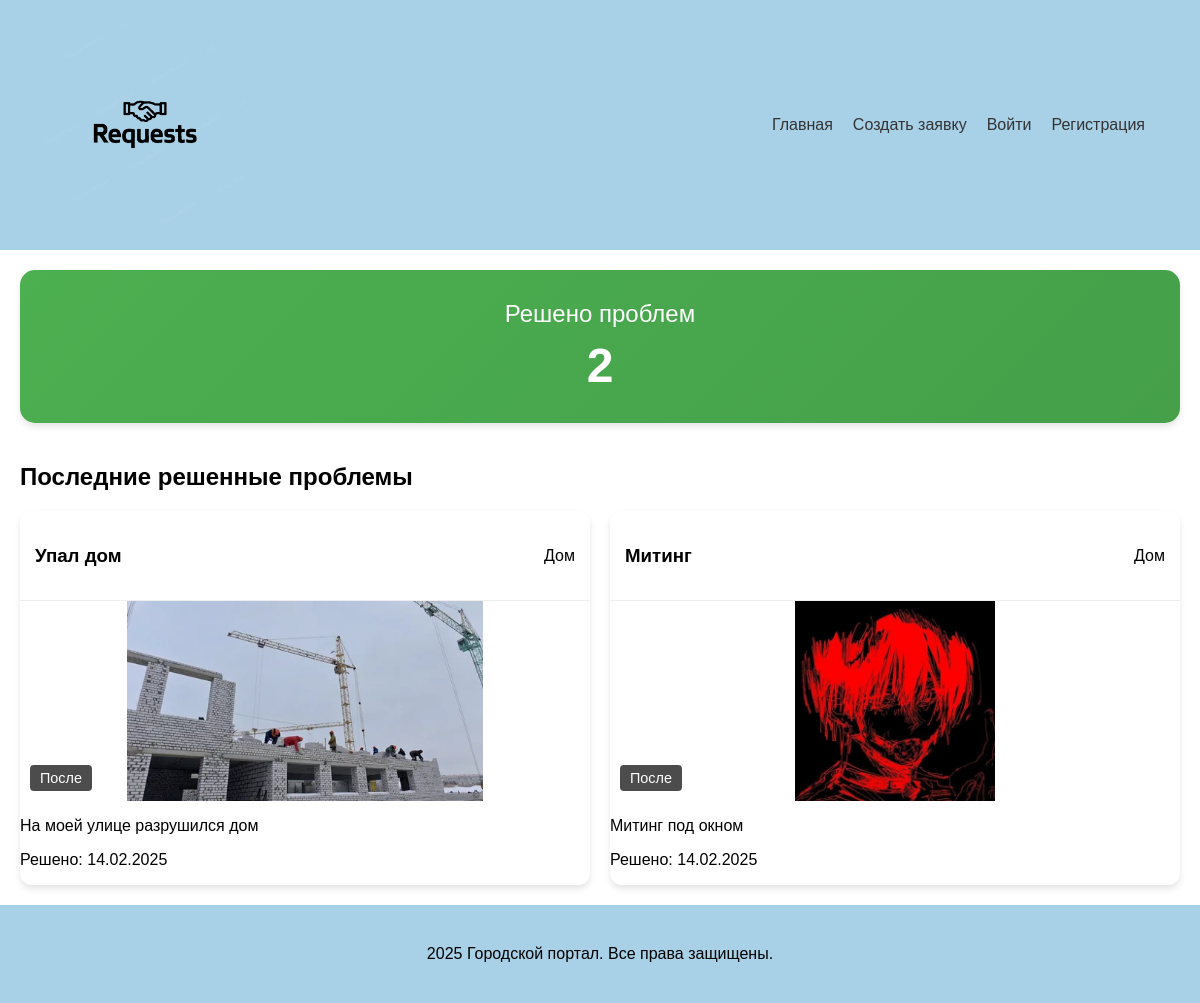
The app's page /, older data.
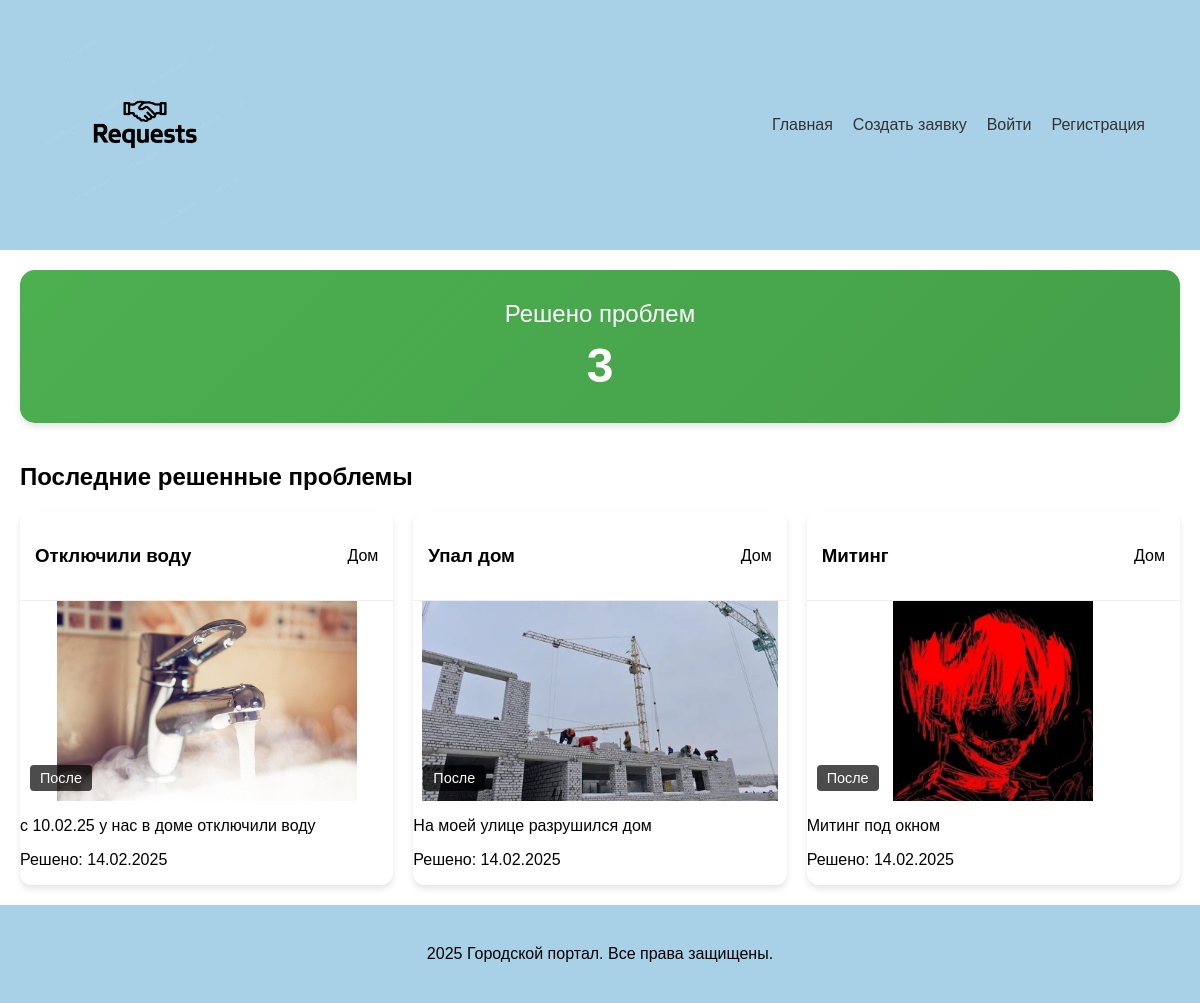
The same page, newer data.
### app/models.py (models this page shows, shortened)
class Problem(models.Model):
    STATUS_CHOICES = [
        ('pending', 'На рассмотрении'),
        ('approved', 'Одобрена'),
        ('rejected', 'Отклонена'),
        ('solved', 'Решена'),
    ]
    CATEGORY_CHOICES = [
        ('repair', 'Ремонт'),
        ('cleaning', 'Уборка'),
        ('improvement', 'Благоустройство'),
        ('other', 'Другое'),
    ]
    user = models.ForeignKey(CustomUser, on_delete=models.SET_NULL, null=True, blank=True, related_name='problems')
    category = models.ForeignKey(Category, on_delete=models.CASCADE)
    title = models.CharField(max_length=200)
    description = models.TextField(null=True, blank=True)
    image_before = models.ImageField(upload_to='images/')
    image_after = models.ImageField(upload_to='images/', null=True, blank=True)
    status = models.CharField(max_length=20, choices=STATUS_CHOICES, default='pending')
    rejection_reason = models.TextField(null=True, blank=True)
    created_at = models.DateTimeField(auto_now_add=True)
    updated_at = models.DateTimeField(auto_now=True)
    is_solved = models.BooleanField(default=False)
    class Meta:
        ordering = ['-created_at']

class Category(models.Model):
    name = models.CharField(max_length=100)

### app/views.py (the view)
# urls.py: path('', views.index, name='index'),
def index(request):
    solved_problems = Problem.objects.filter(status='solved').order_by('-created_at')[:4]
    solved_count = Problem.objects.filter(status='solved').count()
    return render(request, 'app/index.html', {
        'solved_problems': solved_problems,
        'solved_count': solved_count
    })

### app/templates/app/index.html (shortened to what this page needs)
{% extends 'app/base.html' %}
{% block content %}
<div class="container">
    <div class="stats-section">
        <div class="stats-card">
            <h2>Решено проблем</h2>
            <div class="counter" id="solvedCounter">{{ solved_count }}</div>
        </div>
    </div>
    <div class="recent-solutions">
        <h2>Последние решенные проблемы</h2>
        <div class="solutions-grid">
            {% for problem in solved_problems %}
            <div class="solution-card">
                <div class="solution-header">
                    <h3>{{ problem.title }}</h3>
                    <span class="category-badge">{{ problem.category.name }}</span>
                </div>
                <div class="solution-images">
                    <div class="image-comparison">
                        <div class="image-wrapper after">
                            <span class="image-label">После</span>
                        </div>
                    </div>
                </div>
                <div class="solution-info">
                    <p class="solution-description">{{ problem.description }}</p>
                    <p class="solution-date">Решено: {{ problem.updated_at|date:"d.m.Y" }}</p>
                </div>
            </div>
            {% endfor %}
        </div>
    </div>
</div>
{% endblock %}

### app/templates/app/base.html (shortened to what this page needs)
<!DOCTYPE html>
<html lang="ru">
<head>
    {% load static %}
    <link rel="stylesheet" href="{% static 'app/styles.css' %}">
</head>
<body>
    <header class="header">
        <div class="container">
            <div class="logo">
                <img src="{% static 'app/img/black_on_trans.png' %}" alt="Городской портал">
            </div>
            <nav class="nav">
                <a href="{% url 'index' %}">Главная</a>
                <a href="{% url 'create_application' %}">Создать заявку</a>
                {% if user.is_authenticated %}
                <a href="{% url 'lk' %}">Личный кабинет</a>
                <a href="{% url 'logout' %}">Выйти</a>
                {% else %}
                <a href="{% url 'authorization' %}">Войти</a>
                <a href="{% url 'registration' %}">Регистрация</a>
                {% endif %}
            </nav>
        </div>
    </header>
    <main>
        {% block content %}
        {% endblock %}
    </main>
    <footer class="footer">
        <div class="container">
            <span> 2025 Городской портал. Все права защищены.</span>
        </div>
    </footer>
</body>
</html>

### app/static/app/styles.css (style rules this page uses)
body { font-family: Arial, sans-serif; margin: 0; padding: 0; background-color: #ffffff; display: flex; flex-direction: column; min-height: 100vh; }
main { flex: 1; }
.header { background-color: #a8d0e6; padding: 15px; display: flex; justify-content: space-between; align-items: center; flex-wrap: nowrap; position: relative; }
.header > .container { max-width: 1200px; margin: 0 auto; width: 100%; display: flex; justify-content: space-between; align-items: center; padding: 0 20px; }
.logo { max-width: 200px; padding: 10px; margin-right: 20px; }
.logo img { max-width: 100%; height: auto; display: block; }
.nav { display: flex; gap: 20px; align-items: center; padding: 10px 20px; }
.nav a { text-decoration: none; color: #333; font-weight: 500; transition: color 0.3s ease; }
.footer { background-color: #a8d0e6; padding: 20px; text-align: center; margin-top: auto; width: 100%; box-sizing: border-box; }
.container { max-width: 1200px; margin: 0 auto; padding: 20px; }
.image-comparison { position: relative; width: 100%; height: auto; min-height: 200px; max-height: 500px; overflow: hidden; }
.image-wrapper { position: absolute; width: 100%; height: 100%; transition: opacity 0.5s ease-in-out; display: flex; align-items: center; justify-content: center; }
.image-label { position: absolute; bottom: 10px; left: 10px; background: rgba(0, 0, 0, 0.7); color: white; padding: 5px 10px; border-radius: 4px; font-size: 0.9em; }
.stats-section { margin-bottom: 40px; }
.stats-card { background: linear-gradient(135deg, #4CAF50, #45a049); color: white; padding: 30px; border-radius: 15px; text-align: center; box-shadow: 0 4px 6px rgba(0, 0, 0, 0.1); }
.stats-card h2 { margin: 0; font-size: 1.5em; font-weight: 500; }
.counter { font-size: 3em; font-weight: bold; margin-top: 10px; }
.solutions-grid { display: grid; grid-template-columns: repeat(auto-fit, minmax(280px, 1fr)); gap: 20px; margin-top: 20px; }
.solution-card { background: white; border-radius: 12px; overflow: hidden; box-shadow: 0 4px 6px rgba(0, 0, 0, 0.1); transition: transform 0.2s; }
.solution-header { padding: 15px; border-bottom: 1px solid #eee; display: flex; justify-content: space-between; align-items: center; }

Row changes from the older to the newer data that the page shows:
added Problem: title "Отключили воду", category.name "Дом", description "с 10.02.25 у нас в доме отключили воду", updated_at "14.02.2025"
Text that changed along with them:
{{ solved_count }}: "2" → "3"
